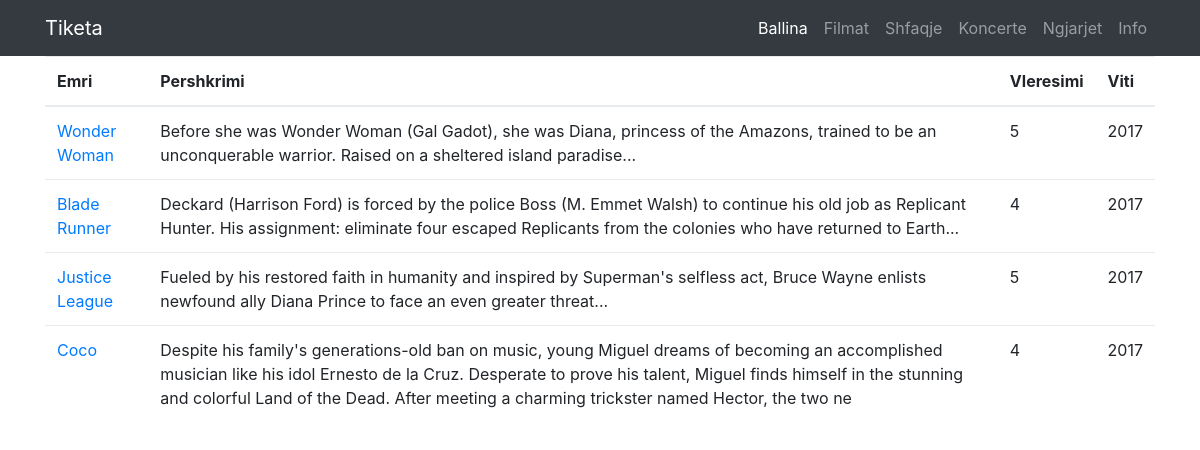
Page /films.php on the committed database.
### tables this page shows
CREATE TABLE `films` (
  `id` int(11) NOT NULL,
  `name` varchar(45) NOT NULL,
  `description` varchar(500) NOT NULL,
  `rating` int(11) NOT NULL,
  `year` int(11) NOT NULL
);

### core/functions.php (called while the page is built, shortened)
<?php
function get_all_films() {
	$con = mysqli_connect(DB_HOST, DB_USER, DB_PASSWORD, DB_NAME);
	$sql = "SELECT * FROM films";
	$films = [];
	$result = mysqli_query($con, $sql);
	while($row = $result->fetch_assoc()) {
		$films[] = array("id" => $row["id"], "name" => $row["name"], "description" => $row["description"], "rating" => $row["rating"], "year" => $row["year"]);
	}
	return $films;
}
?>

### films.php (the view, shortened to what this page needs)
<!DOCTYPE html>
<html lang="en">
  <?php include "include/header.php"; ?>
  <?php include "core/functions.php"; ?>
  <body>
    <?php include "include/nav.php"; ?>
    <?php
      $films = get_all_films();
    ?>
    <div class="container">
      <div class="row">
        <div class="col-lg-12">
          <table class="table">
              <thead>
                <th>Emri</th>
                <th>Pershkrimi</th>
                <th>Vleresimi</th>
                <th>Viti</th>
              </thead>
              <tbody>
				<?php
                  foreach ($films as $film) {
                ?>
                <tr>
                  <td><a href='film_details.php?id=<?php echo $film["id"]?>'><?php echo $film["name"]?></a></td>
                  <td><?php echo $film["description"]?></td>
                  <td><?php echo $film["rating"]?></td>
                  <td><?php echo $film["year"]?></td>
                </tr>
                <?php
                  }
                ?>
              </tbody>
          </table>
        </div>
      </div>
    </div>
  </body>
</html>

### include/header.php (shortened to what this page needs)
<head>
  <link href="include/bootstrap/css/bootstrap.min.css" rel="stylesheet">
  <link href="include/css/site.css" rel="stylesheet">
</head>

### include/nav.php (shortened to what this page needs)
<nav class="navbar navbar-expand-lg navbar-dark bg-dark fixed-top">
  <div class="container">
    <a class="navbar-brand" href="/">Tiketa</a>
    <div class="collapse navbar-collapse" id="navbarResponsive">
      <ul class="navbar-nav ml-auto">
        <li class="nav-item active">
          <a class="nav-link" href="/">Ballina
          </a>
        </li>
        <li class="nav-item">
          <a class="nav-link" href="films.php">Filmat</a>
        </li>
        <li class="nav-item">
          <a class="nav-link" href="">Shfaqje</a>
        </li>
        <li class="nav-item">
          <a class="nav-link" href="">Koncerte</a>
        </li>
        <li class="nav-item">
          <a class="nav-link" href="">Ngjarjet</a>
        </li>
        <li class="nav-item">
          <a class="nav-link" href="">Info</a>
        </li>
      </ul>
    </div>
  </div>
</nav>

### include/css/site.css (style rules this page uses)
body { padding-top: 54px; }
@media (min-width: 992px) { body { padding-top: 56px; } }

### rows in the picture
films: name "Wonder Woman", description "Before she was Wonder Woman (Gal Gadot), she was Diana, princess of the Amazons, trained to be an unconquerable warrior. Raised on a sheltered island paradise...", rating "5", year "2017"
films: name "Blade Runner", description "Deckard (Harrison Ford) is forced by the police Boss (M. Emmet Walsh) to continue his old job as Replicant Hunter. His assignment: eliminate four escaped Replicants from the colonies who have returned to Earth...", rating "4", year "2017"
films: name "Justice League", description "Fueled by his restored faith in humanity and inspired by Superman's selfless act, Bruce Wayne enlists newfound ally Diana Prince to face an even greater threat...", rating "5", year "2017"
films: name "Coco", description "Despite his family's generations-old ban on music, young Miguel dreams of becoming an accomplished musician like his idol Ernesto de la Cruz. Desperate to prove his talent, Miguel finds himself in the stunning and colorful Land of the Dead. After meeting a charming trickster named Hector, the two ne", rating "4", year "2017"
